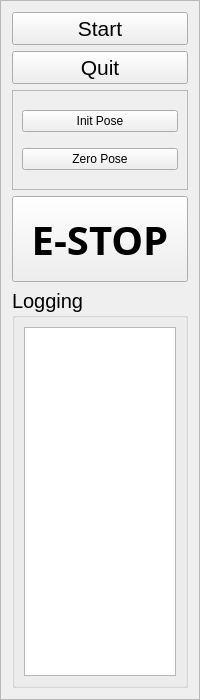
     <widget class="QFrame" name="frame">
      <property name="minimumSize">
       <size>
        <width>100</width>
        <height>700</height>
       </size>
      </property>
      <property name="maximumSize">
       <size>
        <width>200</width>
        <height>700</height>
       </size>
      </property>
      <property name="frameShape">
       <enum>QFrame::StyledPanel</enum>
      </property>
      <property name="frameShadow">
       <enum>QFrame::Raised</enum>
      </property>
      <layout class="QGridLayout" name="gridLayout_28">
       <item row="2" column="0">
        <widget class="QFrame" name="pose_group">
         <property name="sizePolicy">
          <sizepolicy hsizetype="Preferred" vsizetype="Preferred">
           <horstretch>0</horstretch>
           <verstretch>0</verstretch>
          </sizepolicy>
         </property>
         <property name="minimumSize">
          <size>
           <width>100</width>
           <height>100</height>
          </size>
         </property>
         <property name="maximumSize">
          <size>
           <width>300</width>
           <height>200</height>
          </size>
         </property>
         <property name="frameShape">
          <enum>QFrame::StyledPanel</enum>
         </property>
         <property name="frameShadow">
          <enum>QFrame::Raised</enum>
         </property>
         <layout class="QVBoxLayout" name="verticalLayout_3">
          <item>
           <widget class="QPushButton" name="init_button">
            <property name="text">
             <string>Init Pose</string>
            </property>
           </widget>
          </item>
          <item>
           <widget class="QPushButton" name="zero_button">
            <property name="text">
             <string>Zero Pose</string>
            </property>
           </widget>
          </item>
         </layout>
        </widget>
       </item>
       <item row="4" column="0">
        <widget class="QGroupBox" name="logging">
         <property name="sizePolicy">
          <sizepolicy hsizetype="Expanding" vsizetype="Preferred">
           <horstretch>0</horstretch>
           <verstretch>0</verstretch>
          </sizepolicy>
         </property>
         <property name="minimumSize">
          <size>
           <width>100</width>
           <height>100</height>
          </size>
         </property>
         <property name="maximumSize">
          <size>
           <width>300</width>
           <height>400</height>
          </size>
         </property>
         <property name="font">
          <font>
           <pointsize>15</pointsize>
          </font>
         </property>
         <property name="title">
          <string>Logging</string>
         </property>
         <layout class="QHBoxLayout" name="horizontalLayout_3">
          <item>
           <widget class="QListView" name="view_logging">
            <property name="sizePolicy">
             <sizepolicy hsizetype="Expanding" vsizetype="Expanding">
              <horstretch>0</horstretch>
              <verstretch>0</verstretch>
             </sizepolicy>
            </property>
            <property name="font">
             <font>
              <pointsize>6</pointsize>
             </font>
            </property>
            <property name="dragEnabled">
             <bool>true</bool>
            </property>
           </widget>
          </item>
         </layout>
        </widget>
       </item>
       <item row="0" column="0">
        <widget class="QPushButton" name="start_button">
         <property name="font">
          <font>
           <pointsize>16</pointsize>
          </font>
         </property>
         <property name="text">
          <string>Start</string>
         </property>
        </widget>
       </item>
       <item row="1" column="0">
        <widget class="QPushButton" name="quit_button">
         <property name="font">
          <font>
           <pointsize>16</pointsize>
          </font>
         </property>
         <property name="text">
          <string>Quit</string>
         </property>
        </widget>
       </item>
       <item row="3" column="0">
        <widget class="QPushButton" name="e_stop_button">
         <property name="maximumSize">
          <size>
           <width>280</width>
           <height>90</height>
          </size>
         </property>
         <property name="font">
          <font>
           <family>Sans Serif</family>
           <pointsize>30</pointsize>
           <weight>75</weight>
           <bold>true</bold>
          </font>
         </property>
         <property name="text">
          <string>E-STOP</string>
         </property>
        </widget>
       </item>
      </layout>
     </widget>
